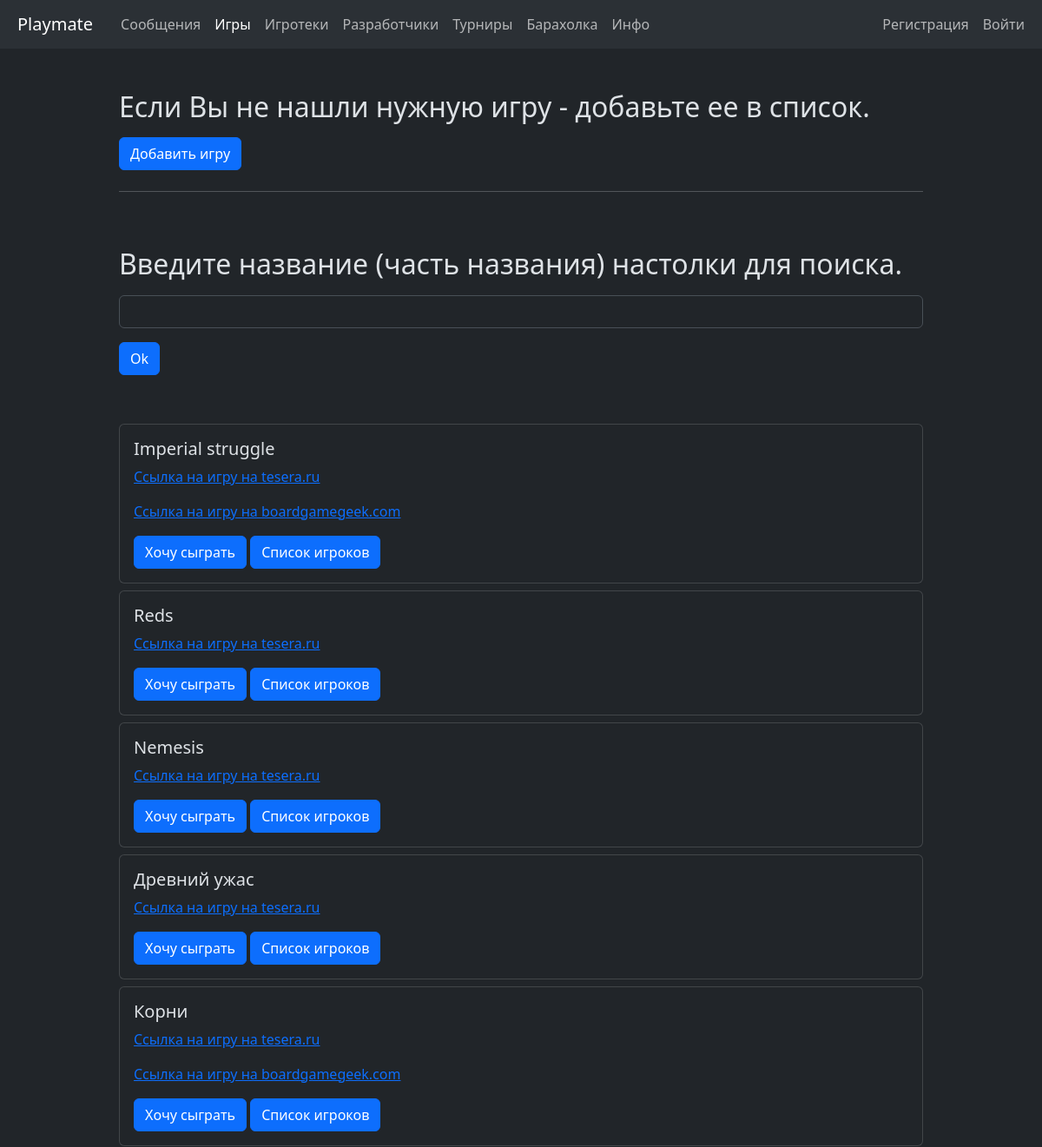
Before: /main_app/games/ (upper part) with the older database file.
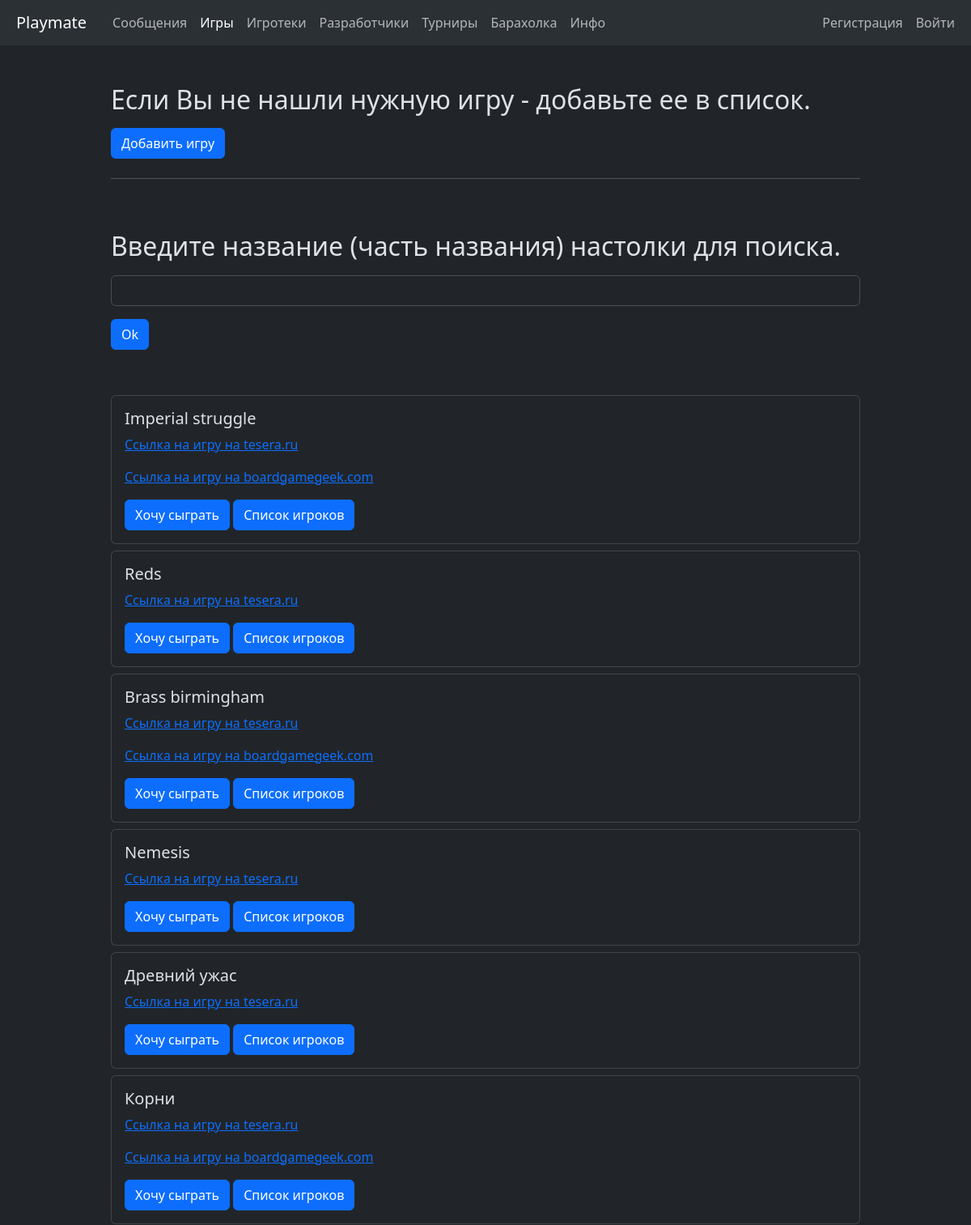
After: the same page with the newer database file.
### main_app/models.py (models this page shows, shortened)
class BoardGame(models.Model):
    title = models.CharField(verbose_name='Название игры',
                             blank=False,
                             null=False,
                             max_length=100)
    url_tesera = models.URLField(verbose_name='Ссылка на игру на сайте tesera.ru',
                                 blank=True,
                                 null=True,
                                 max_length=200)
    url_bgg = models.URLField(verbose_name='Ссылка на игру на сайте boardgamegeek.com',
                              blank=True,
                              null=True,
                              max_length=100)
    created_at = models.DateTimeField(auto_now_add=True)
    updated_at = models.DateTimeField(auto_now=True)
    created_by = models.ForeignKey(User,
                                   related_name='created_games',
                                   on_delete=models.SET_NULL,
                                   null=True)
    players= models.ManyToManyField(User,
                                    related_name='liked_games',
                                    null=True)
    class Meta:
        indexes = [
            models.Index(fields=['title'])
        ]
        ordering = ['title']
        verbose_name = 'Настолка'
        verbose_name_plural = 'Настолки'

### main_app/views.py (the view)
# urls.py: path('games/', views.BoardGamesView.as_view(), name='games'),
class BoardGamesView(ListView):
    model = BoardGame
    template_name = 'main_app/board_games.html'
    context_object_name = 'board_games'
    def get_queryset(self):
        queryset = super().get_queryset()
        title = self.request.GET.get('title')
        if title:
            title = title.strip().lower()
            queryset = queryset.filter(title__icontains=title)
        return queryset

### main_app/templatetags/active_page.py (called while the page is built)
@register.simple_tag
def active_url(request, path_name, *args, **kwargs):
    try:
        url = reverse(path_name, args=args, kwargs=kwargs)
        if url == request.path:
            return 'active'
    except NoReverseMatch:
        pass
    return ''

### templates/main_app/board_games.html (shortened to what this page needs)
{% extends 'base.html' %}
{% load django_bootstrap5 %}
{% block content %}
<div class="container-sm mt-5">
    <div class="row pb-5 justify-content-center">
        <div class="col col-lg-10">
            <h2> Если Вы не нашли нужную игру - добавьте ее в список. </h2>
            <a href="{% url 'main:create_game' %}" class="btn btn-primary my-2">Добавить игру</a>
            <hr>
        </div>
    </div>
    <div class="row pb-5 justify-content-center">
        <div class="col col-lg-10">
            <h2>Введите название (часть названия) настолки для поиска.</h2>
            <form method="get" class="form">
                <div class="my-3">
                    <input type="text" class="form-control" name="title">
                </div>
                <button type="submit" class="btn btn-primary">Ok</button>
            </form>
        </div>
    </div>
    <div class="row justify-content-center">
        <div class="col col-lg-10">
            {% for game in board_games %}
                <div class="card mt-2">
                    <div class="card-body">
                        <h5 class="card-title">{{ game.title|capfirst }}</h5>
                        <div class="card-text">
                            {% if game.url_tesera %}
                            <p><a class="link-primary"
                                  href="{{ game.url_tesera }}">Ссылка на игру на tesera.ru</a></p>
                            {% endif %}
                            {% if game.url_bgg %}
                            <p><a class="link-primary"
                                  href="{{ game.url_bgg }}">Ссылка на игру на boardgamegeek.com</a></p>
                            {% endif %}
                        </div>
                        <a href="{% url 'main:add_liked_game' game.pk %}" class="btn btn-primary">Хочу сыграть</a>
                        <a href="{% url 'main:game' game.pk %}" class="btn btn-primary">Список игроков</a>
                    </div>
                </div>
            {% empty %}
                <p>Пока игр нет.</p>
            {% endfor %}
        </div>
    </div>
</div>
{% endblock %}

Changed rows visible on the page:
added BoardGame: title "Brass birmingham"
